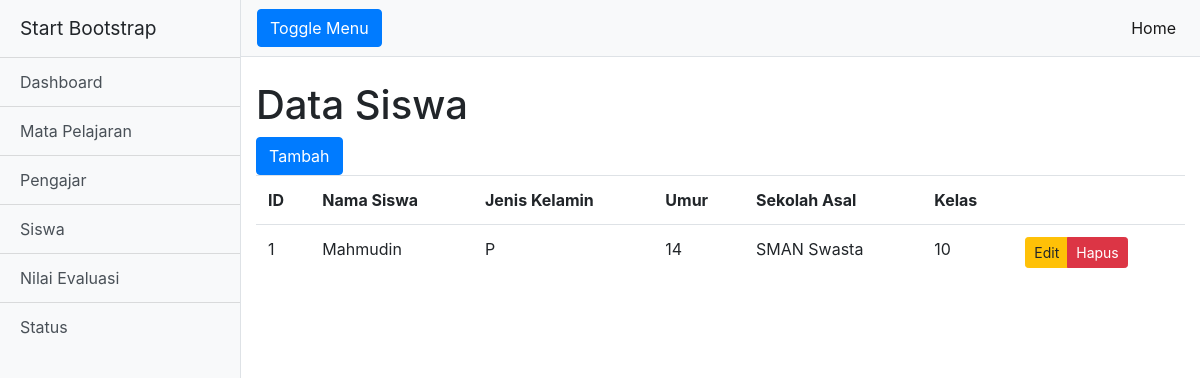
/index.php/siswa, run on the app's committed database.
### tables this page shows
CREATE TABLE `siswa` (
  `id_siswa` mediumint(12) UNSIGNED NOT NULL,
  `nama_siswa` tinytext NOT NULL,
  `jenis_kelamin` enum('L','P') NOT NULL,
  `umur` int(16) UNSIGNED NOT NULL,
  `sekolah_asal` tinytext NOT NULL,
  `kelas` int(3) UNSIGNED NOT NULL
);

### application/controllers/Siswa.php (called while the page is built, shortened)
<?php
class Siswa extends CI_Controller
{
    public $model = NULL;
    public function __construct(){
        $this->load->model('Siswa_model');
        $this->model = $this->Siswa_model;
    }
    public function index(){
        $rows = $this->model->read();
        $this->load->view('siswa_view', ['rows'=>$rows]);
    }
}

### index.php (called while the page is built, shortened)
<?php
require_once BASEPATH.'core/CodeIgniter.php';

### application/models/Siswa_model.php (called while the page is built, shortened)
<?php
class Siswa_model extends CI_Model
{
    public function read(){
        $sql = "SELECT * FROM siswa ORDER BY id_siswa";
        $query = $this->db->query($sql);
        return $query->result();
    }
}

### application/views/siswa_view.php (the view, shortened to what this page needs)
<!DOCTYPE html>
<html lang="en">
<body>
  <div class="d-flex" id="wrapper">
    <div id="page-content-wrapper">
      <nav class="navbar navbar-expand-lg navbar-light bg-light border-bottom">
        <button class="btn btn-primary" id="menu-toggle">Toggle Menu</button>
        <div class="collapse navbar-collapse" id="navbarSupportedContent">
          <ul class="navbar-nav ml-auto mt-2 mt-lg-0">
            <li class="nav-item active">
              <a class="nav-link" href="<?php base_url('/'); ?>">Home <span class="sr-only">(current)</span></a>
            </li>
          </ul>
        </div>
      </nav>
      <div class="container-fluid">
        <h1 class="mt-4">Data Siswa</h1>
        <button type="button" onclick="javascript:top.location.href='siswa/create'" class="btn btn-primary">Tambah<i class="fa fa-pencil"></i></button>
        <table class="table table-hover">
                  <tr>
                    <th>ID</th>
                    <th>Nama Siswa</th>
                    <th>Jenis Kelamin</th>
                    <th>Umur</th>
                    <th>Sekolah Asal</th>
                    <th>Kelas</th>
                    <th></th>
                  </tr>
                  <?php
                    foreach ($rows as $row) {
                  ?>
                  <tr>
                    <td><?php echo $row->id_siswa;?></td>
                    <td><?php echo $row->nama_siswa;?></td>
                    <td><?php echo $row->jenis_kelamin;?></td>
                    <td><?php echo $row->umur;?></td>
                    <td><?php echo $row->sekolah_asal;?></td>
                    <td><?php echo $row->kelas;?></td>
                    <td>
                      <div class="btn-group">
                        <button type="button" onclick="javascript:top.location.href='siswa/update/<?php echo $row->id_siswa; ?>'" class="btn btn-warning btn-sm">Edit<i class="fa fa-pencil"></i></button>
                        <button type="button" onclick="javascript:top.location.href='siswa/delete/<?php echo $row->id_siswa; ?>'" class="btn btn-danger btn-sm">Hapus<i class="fa fa-trash"></i></button>
                      </div>
                    </td>
                  </tr>
                  <?php } ?>
        </table>
      </div>
    </div>
  </div>
</body>
</html>

### css/simple-sidebar.css (style rules this page uses)
body { overflow-x: hidden; }
#page-content-wrapper { min-width: 100vw; }
@media (min-width: 768px) { #page-content-wrapper { min-width: 0; width: 100%; } }

### data on the page
siswa: id_siswa "1", nama_siswa "Mahmudin", jenis_kelamin "P", umur "14", sekolah_asal "SMAN Swasta", kelas "10"
